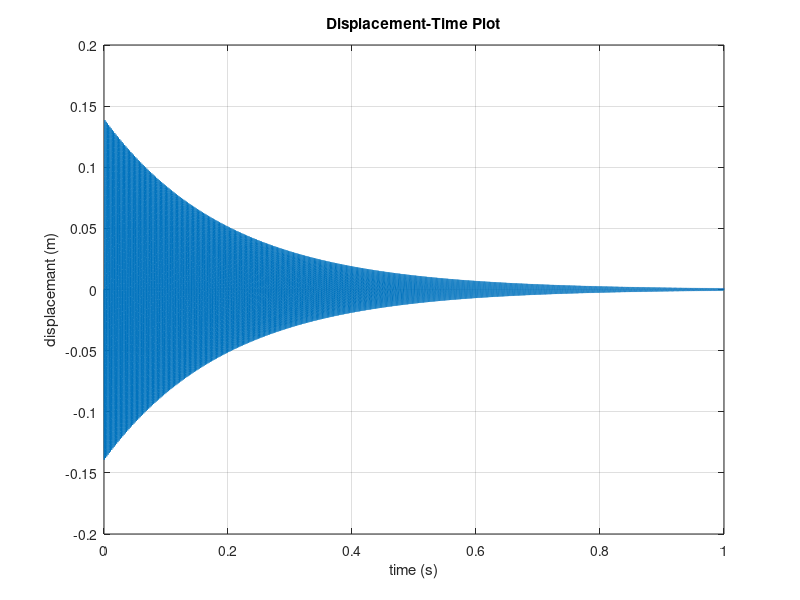
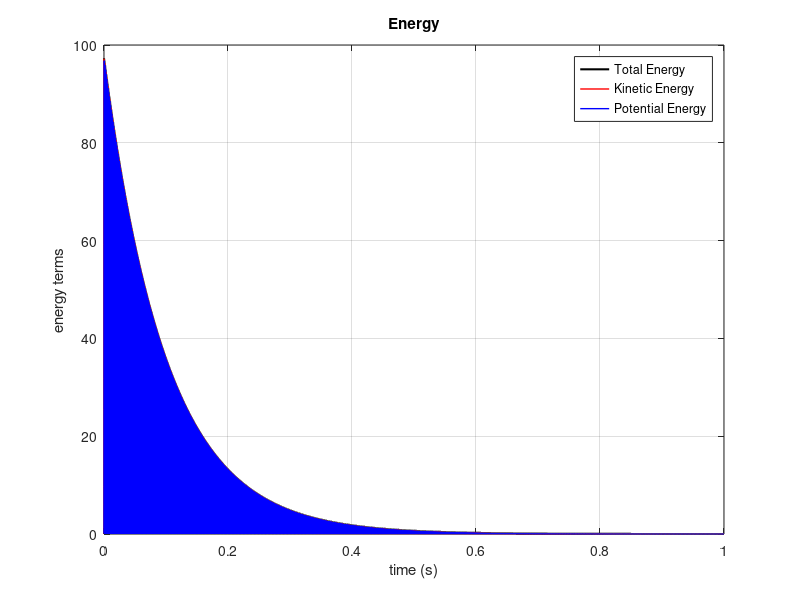

MATLAB code to generate these figures, in order:
% Linear Oscillator with Damping

clear;

fs = 44100; % sample rate (Hz)
T = 1/fs; % time period (s)
dur = 1; % duration of signal (s)
Ns = floor(dur*fs); % number of samples
t = (0:Ns-1)*T; % time vector

m = 0.001; % mass (kg), Increasing mass: low frequency
k = 1e4; % spring constant, High spring constant: high frequency
r = 0.01; % Damping coefficient

um = 0.01; % u(n-1)
u = 0; % u(n)
up = 0; % u(n+1)

out = zeros(1,Ns); % output vector
KE = zeros(1,Ns); % kinetic energy
PE = zeros(1,Ns); % potential energy

for n=1:(Ns)
    
    up = (u*(2-0.5*k*(T^2)/m) - um*(1+0.25*k*(T^2)/m-0.5*r*T/m)) / (1+0.25*k*(T^2)/m+0.5*r*T/m);
    
    KE(n) = 0.5*m*(((up-u)/T)^2);
    PE(n) = 0.125*k*(up+u)^2;
    
    out(n) = u;
    
    um = u;
    u = up;   
    
end

soundsc(out,fs);

TE = PE + KE; % calculate total energy

% displacement-time plot
figure(1);
clf;
plot(t,out);
xlabel('time (s)');
ylabel('displacemant (m)');
title('Displacement-Time Plot');
grid;

% energy terms plot
figure(2);
clf;
plot(t,TE,'k-','Linewidth',1.5);
hold on;
plot(t,KE,'r-','Linewidth',1.0);
plot(t,PE,'b-','Linewidth',1.0);
hold off;
xlabel('time (s)');
ylabel('energy terms');
title('Energy');
grid;
legend('Total Energy','Kinetic Energy','Potential Energy','Location','northeast');